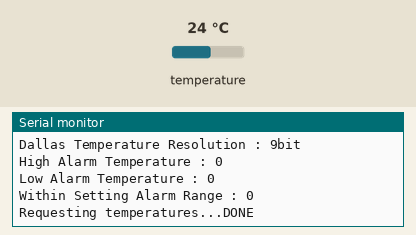
Bench run of a sketch on a simulated Arduino Uno, built with avr-gcc and run on an emulated ATmega328P. Shown: the last lines printed to the serial monitor. Inputs (shaded band) come from the test bench; at power-on: temperature 24 °C.

Above: at 1.2 s.
1.3 s: temperature set to 12 °C
At 1.3 s:
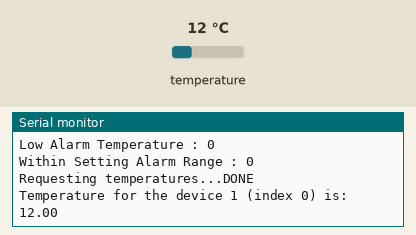
4.3 s: temperature set to 19 °C
At 4.57 s:
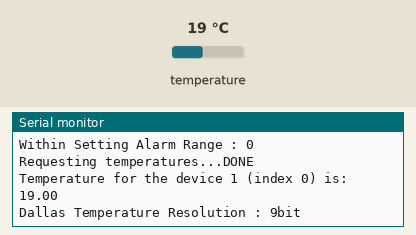
Timing chart, 0 to 7.3 s (numbered marks = the images above; inputs shaded):
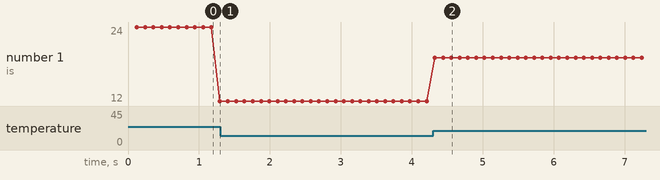

The sketch:

dallas.ino
```cpp
#include <OneWire.h>
#include <DallasTemperature.h>

#define ONE_WIRE_BUS 2
#define Resolution 9
#define HIGH_CELSIUS 25
#define LOW_CELSIUS 20

OneWire oneWire(ONE_WIRE_BUS);
DallasTemperature sensors(&oneWire);
DeviceAddress deviceaddress;
int celsius;

void setup(void)
{
      Serial.begin(115200);
      Serial.println("Dallas Temperature IC Control Library Demo");

      sensors.begin();
      sensors.setResolution(Resolution);

      if(!sensors.getAddress(deviceaddress,0))//센서 주소 오류
      {
            Serial.println("Can't get deviceaddress");
      }
      sensors.setHighAlarmTemp(deviceaddress, HIGH_CELSIUS);
      sensors.setLowAlarmTemp(deviceaddress, LOW_CELSIUS);
}

void loop(void)
{
      Serial.print("Requesting temperatures...");
      sensors.requestTemperatures(); // Send the command to get temperatures
      Serial.println("DONE");
      Serial.print("Temperature for the device 1 (index 0) is: ");
      Serial.println(sensors.getTempCByIndex(0));

      Serial.print("Dallas Temperature Resolution : ");
      Serial.print(sensors.getResolution());
      Serial.print("bit");
      Serial.println();

      Serial.print("High Alarm Temperature : ");
      Serial.print(sensors.getHighAlarmTemp(deviceaddress));
      Serial.println();

      Serial.print("Low Alarm Temperature : ");
      Serial.print(sensors.getLowAlarmTemp(deviceaddress));
      Serial.println();

      Serial.print("Within Setting Alarm Range : ");
      Serial.println(sensors.hasAlarm());
      Serial.println();
}
```

Measured:
- after the input at 4.3 s, the serial monitor: prints a new line at once (image 2)
- plotted number 1: 12 → 19 after the input at 4.3 s
